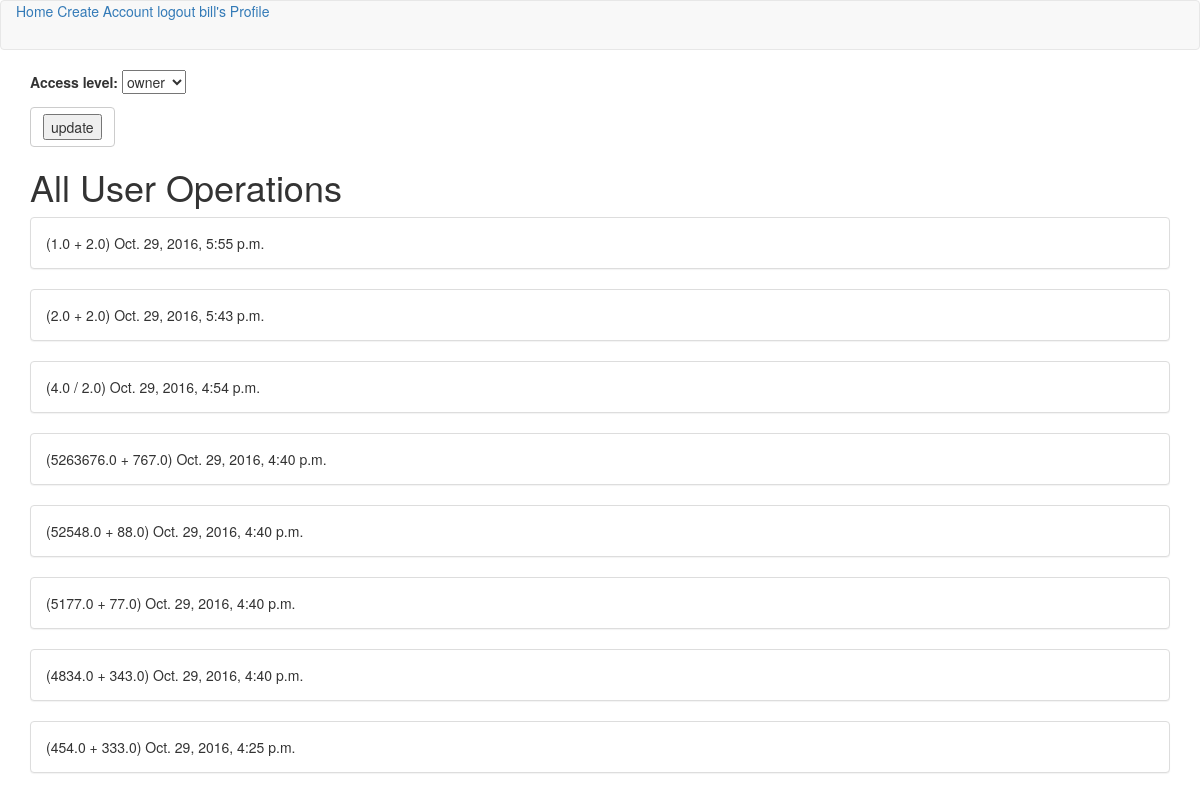
/accounts/profile/ (signed in), run on the app's committed database.
### app/models.py (models this page shows)
class Operation(models.Model):
    user = models.ForeignKey('auth.User')
    num1 = models.FloatField()
    num2= models.FloatField()
    operator = models.CharField(max_length=1)
    timestamp = models.DateTimeField(auto_now_add=True)

### app/views.py (the view)
# urls.py: url(r'^accounts/profile/$', ProfileUpdateView.as_view(), name="profile_view"),
class ProfileUpdateView(UpdateView):
    template_name = "profile.html"
    fields = ('access_level',)
    success_url = reverse_lazy('profile_view')
    def get_context_data(self, **kwargs):
        context = super(ProfileUpdateView, self).get_context_data(**kwargs)
        if self.request.user.profile.is_owner:
            context['operations'] = Operation.objects.all().order_by('-timestamp')
        else:
            context['operations'] = Operation.objects.filter(user=self.request.user)
        return context
    def get_object(self):
        return Profile.objects.get(user=self.request.user)

### app/models.py (called while the page is built)
    @property
    def is_owner(self):
        return self.access_level == 'o'

### templates/profile.html (shortened to what this page needs)
{% extends 'base.html' %}
{% block content %}
<div class="container">
<form class="" action="" method="post">
  {{form.as_p}}
  <div class="btn btn-default " aria-label="...">
    <input type="submit" name="" value="update">
  </div>
</form>
</div>
<div class="container">
{% if request.user.profile.is_owner %}
<h1>All User Operations</h1>
{% else %}
<h1>Your Operations</h1>
{% endif %}
{% for operation in operations %}
<div class="panel panel-default">
  <div class="panel-body">
    ({{operation.num1}}
    {{operation.operator}}
    {{operation.num2}})
    {{operation.timestamp}}
  </div>
</div>
{% endfor %}
</div>
{% endblock %}

### templates/base.html (shortened to what this page needs)
{% load staticfiles %}
<!DOCTYPE html>
<html>
  <head>
    <link rel="stylesheet" href="{% static 'css/bootstrap.css' %}" media="screen" title="no title">
    <nav class="navbar navbar-default">
      <div class="container-fluid">
      <a href="{% url 'index_view' %}">Home</a>
      <a href="{% url 'user_create_view' %}">Create Account</a>
       {% if not request.user.is_authenticated %}
       <a href="{% url 'login' %}"> login </a>
       {% else %}
       <a href="{% url 'logout' %}"> logout </a>
       <a href="{% url 'profile_view' %}">{{user}}'s Profile</a>
     </div>
    </nav>
      <body>
       {% endif %}
       {% block content %}
       {% endblock %}

### templates/base.html (style rules this page uses)
body { background-color: White; }

### data on the page
Operation: num1 "1.0", operator "+", num2 "2.0", timestamp "Oct. 29, 2016, 5:55 p.m."
Operation: num1 "2.0", operator "+", num2 "2.0", timestamp "Oct. 29, 2016, 5:43 p.m."
Operation: num1 "4.0", operator "/", num2 "2.0", timestamp "Oct. 29, 2016, 4:54 p.m."
Operation: num1 "5263676.0", operator "+", num2 "767.0", timestamp "Oct. 29, 2016, 4:40 p.m."
Operation: num1 "52548.0", operator "+", num2 "88.0", timestamp "Oct. 29, 2016, 4:40 p.m."
Operation: num1 "5177.0", operator "+", num2 "77.0", timestamp "Oct. 29, 2016, 4:40 p.m."
Operation: num1 "4834.0", operator "+", num2 "343.0", timestamp "Oct. 29, 2016, 4:40 p.m."
Operation: num1 "454.0", operator "+", num2 "333.0", timestamp "Oct. 29, 2016, 4:25 p.m."

### other printed values
{{ user }} "bill"
